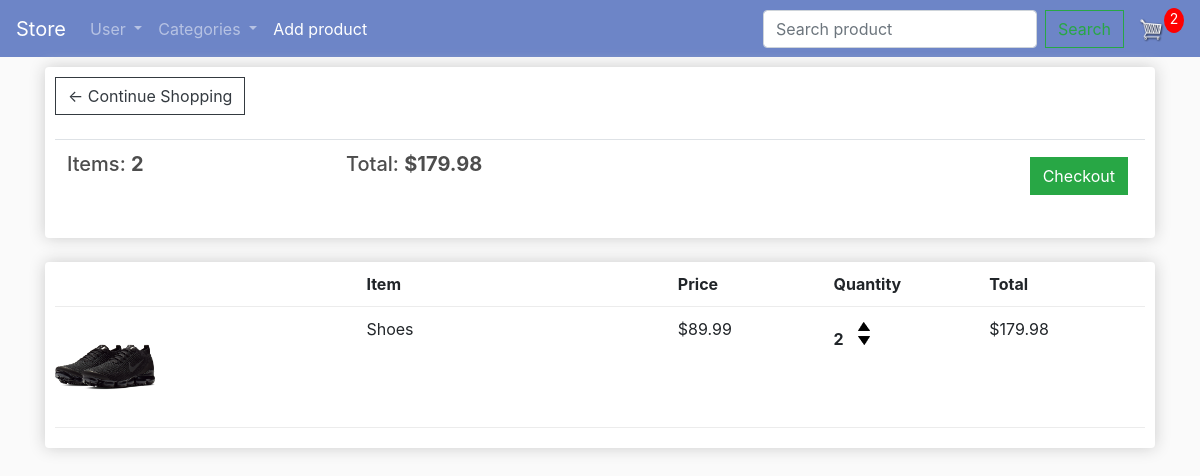
The app's page /cart/ (signed in) with its own data.
### store/models.py (models this page shows, shortened)
class Order(models.Model): #cart
    customer = models.ForeignKey(Customer, on_delete=models.SET_NULL, blank=True, null=True)
    date_ordered = models.DateTimeField(auto_now_add=True)
    complete = models.BooleanField(default=False, null=True, blank=False)
    transaction_id = models.CharField(max_length=200, null=True)
    @property
    def get_total_cart(self):
        orderitems = self.orderitem_set.all()
        total = sum([item.get_total for item in orderitems])
        return total
    @property
    def get_cart_items(self):
        orderitems = self.orderitem_set.all()
        total = sum([item.quantity for item in orderitems])
        return total

class OrderItem(models.Model): #item in a card
    order = models.ForeignKey(Order, on_delete=models.SET_NULL, null=True)
    product = models.ForeignKey(Product, on_delete=models.SET_NULL, null=True)
    quantity = models.IntegerField(default=0, null=True, blank=True)
    date_added = models.DateTimeField(auto_now_add=True)
    @property
    def get_total(self):
        total = self.product.price * self.quantity
        return total

class Product(models.Model):
    category = models.ForeignKey(Category, on_delete=models.CASCADE, null=True, blank=True)
    name = models.CharField(max_length=200)
    price = models.FloatField(default=0, null=True)
    digital = models.BooleanField(default=False, null=True, blank=False)
    image = models.ImageField(null=True, blank=True, default='default.jpg')
    @property
    def imageURL(self):
        try:
            url = self.image.url
        except:
            url = ''
        return url

### store/views.py (the view)
# urls.py: path('cart/', views.cart, name="cart"),
def cart(request):
    if request.user.is_authenticated:
        customer = request.user.customer
        order, created = Order.objects.get_or_create(customer=customer, complete=False)
        items = order.orderitem_set.all()
        cartItems = order.get_cart_items
    else:
        items = []
        order = {'get_total_cart': 0, 'get_cart_items': 0, 'shipping': False}
        cartItems = order['get_cart_items']
    context = {
        'items': items,
        'order': order,
        'cartItems': cartItems,
    }
    return render(request, 'store/cart.html', context)

### store/templates/store/cart.html
{% extends 'store/main.html' %}
{% load static %}
{% block content %}
<div class="row">
    <div class="col-lg-12">
        <div class="box-element">
            <a  class="btn btn-outline-dark" href="{% url 'store' %}">&#x2190; Continue Shopping</a>
            <br>
            <br>
            <table class="table">
                <tr>
                    <th><h5>Items: <strong>{{order.get_cart_items}}</strong></h5></th>
                    <th><h5>Total: <strong>${{order.get_total_cart|floatformat:2}}</strong></h5></th>
                    <th>
                        <a  style="float:right; margin:5px;" class="btn btn-success" href="{% url 'checkout' %}">Checkout</a>
                    </th>
                </tr>
            </table>
        </div>
        <br>
        <div class="box-element">
            <div class="cart-row">
                <div style="flex:2"></div>
                <div style="flex:2"><strong>Item</strong></div>
                <div style="flex:1"><strong>Price</strong></div>
                <div style="flex:1"><strong>Quantity</strong></div>
                <div style="flex:1"><strong>Total</strong></div>
            </div>
            {% for item in items %}
            <div class="cart-row">
					<div style="flex:2"><img class="row-image" src="{{item.product.imageURL}}"></div>
					<div style="flex:2"><p>{{item.product.name}}</p></div>
					<div style="flex:1"><p>${{item.product.price|floatformat:2}}</p></div>
					<div style="flex:1">
						<p class="quantity">{{item.quantity}}</p>
						<div class="quantity">
							<img data-product = "{{item.product.id}}" data-action="add" class="chg-quantity update-cart" src="{% static  'img/arrow-up.png' %}">
							<img data-product = "{{item.product.id}}" data-action="remove" class="chg-quantity update-cart" src="{% static  'img/arrow-down.png' %}">
						</div>
					</div>
					<div style="flex:1"><p>${{item.get_total}}</p></div>
				</div>
            {% endfor %}
        </div>
    </div>
</div>
{% endblock %}

### store/static/css/main.css (style rules this page uses)
body { background-color: hsl(0, 0%, 98%); }
h1,h2,h3,h4,h5,h6 { color:hsl(0, 0%, 30%); }
.box-element { box-shadow:hsl(0, 0%, 80%) 0 0 16px; background-color: #fff; border-radius: 4px; padding: 10px; }
.col-lg-4, .col-lg-6, .col-lg-8, .col-lg-12 { margin-top: 10px; }
.btn { border-radius: 0; }
.row-image { width: 100px; }
.cart-row { display: flex; align-items: flex-stretch; padding-bottom: 10px; margin-bottom: 10px; border-bottom: 1px solid #ececec; }
.quantity { display: inline-block; font-weight: 700; padding-right:10px; }
.chg-quantity { width: 12px; cursor: pointer; display: block; margin-top: 5px; transition:.1s; }

### records on screen
Order: get_cart_items "2", get_total_cart "179.98"
OrderItem: product.imageURL (picture), product.name "Shoes", product.price "89.99", quantity "2", get_total "179.98"

### other values on screen
{{ cartItems }} "2"
